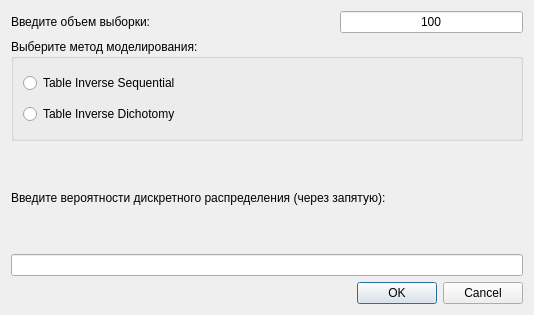
<?xml version="1.0" encoding="UTF-8"?>
<ui version="4.0">
 <class>Dialog_model</class>
 <widget class="QDialog" name="Dialog_model">
  <property name="geometry">
   <rect>
    <x>0</x>
    <y>0</y>
    <width>534</width>
    <height>315</height>
   </rect>
  </property>
  <property name="windowTitle">
   <string>Dialog</string>
  </property>
  <layout class="QVBoxLayout" name="verticalLayout_2">
   <item>
    <layout class="QHBoxLayout" name="horizontalLayout">
     <item>
      <widget class="QLabel" name="label">
       <property name="text">
        <string>Введите объем выборки:</string>
       </property>
      </widget>
     </item>
     <item>
      <spacer name="horizontalSpacer">
       <property name="orientation">
        <enum>Qt::Horizontal</enum>
       </property>
       <property name="sizeHint" stdset="0">
        <size>
         <width>40</width>
         <height>20</height>
        </size>
       </property>
      </spacer>
     </item>
     <item>
      <widget class="QLineEdit" name="lbSampleSize">
       <property name="text">
        <string>100</string>
       </property>
       <property name="alignment">
        <set>Qt::AlignCenter</set>
       </property>
      </widget>
     </item>
    </layout>
   </item>
   <item>
    <widget class="QGroupBox" name="groupBox">
     <property name="title">
      <string>Выберите метод моделирования:</string>
     </property>
     <layout class="QVBoxLayout" name="verticalLayout">
      <item>
       <widget class="QRadioButton" name="rbTIS">
        <property name="text">
         <string>Table Inverse Sequential</string>
        </property>
       </widget>
      </item>
      <item>
       <widget class="QRadioButton" name="rbTID">
        <property name="text">
         <string>Table Inverse Dichotomy</string>
        </property>
       </widget>
      </item>
     </layout>
    </widget>
   </item>
   <item>
    <widget class="QLabel" name="label_3">
     <property name="text">
      <string>Введите вероятности дискретного распределения (через запятую):</string>
     </property>
    </widget>
   </item>
   <item>
    <widget class="QLineEdit" name="txtProbs"/>
   </item>
   <item>
    <widget class="QDialogButtonBox" name="buttonBox">
     <property name="orientation">
      <enum>Qt::Horizontal</enum>
     </property>
     <property name="standardButtons">
      <set>QDialogButtonBox::Cancel|QDialogButtonBox::Ok</set>
     </property>
    </widget>
   </item>
  </layout>
 </widget>
 <resources/>
 <connections>
  <connection>
   <sender>buttonBox</sender>
   <signal>accepted()</signal>
   <receiver>Dialog_model</receiver>
   <slot>accept()</slot>
   <hints>
    <hint type="sourcelabel">
     <x>227</x>
     <y>295</y>
    </hint>
    <hint type="destinationlabel">
     <x>157</x>
     <y>274</y>
    </hint>
   </hints>
  </connection>
  <connection>
   <sender>buttonBox</sender>
   <signal>rejected()</signal>
   <receiver>Dialog_model</receiver>
   <slot>reject()</slot>
   <hints>
    <hint type="sourcelabel">
     <x>295</x>
     <y>301</y>
    </hint>
    <hint type="destinationlabel">
     <x>286</x>
     <y>274</y>
    </hint>
   </hints>
  </connection>
 </connections>
</ui>
